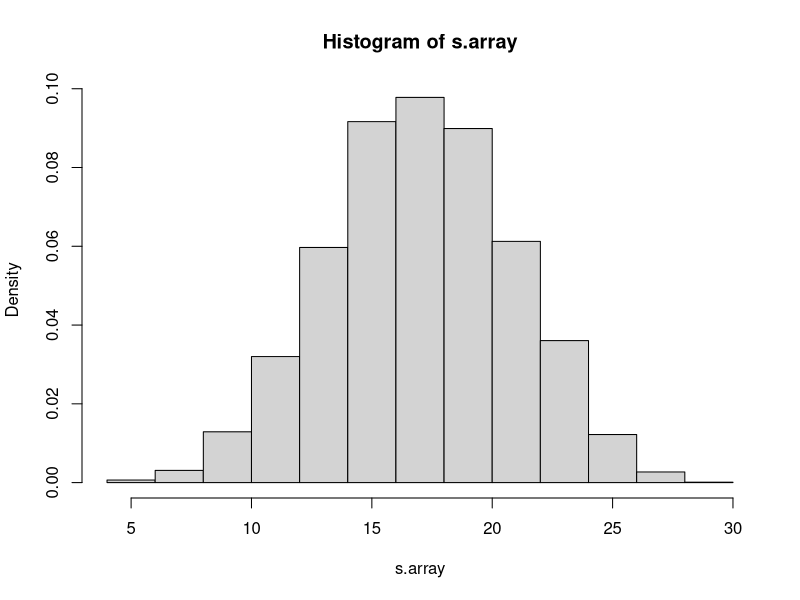
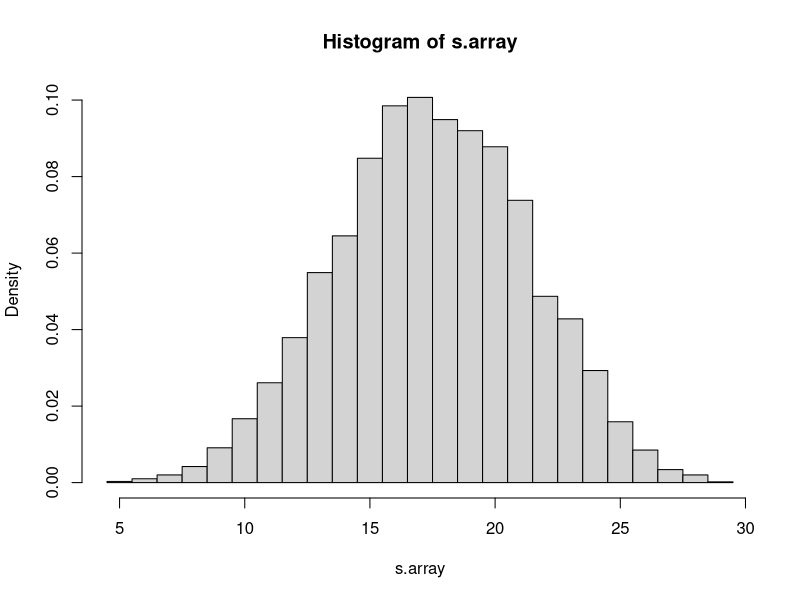

R code for these plots, in order:
die.toss <- sample(x=1:6, size=5, replace=TRUE, prob=rep(1/6,6));
sum(die.toss);

n.sim <- 10^4;
s.array <- rep(NA, n.sim);

for (i in 1:n.sim ) {
  die.toss <- sample(x=1:6, size=5, replace=TRUE, prob=rep(1/6,6))
  s.array[i] <- sum(die.toss)
#  print( c(i,die.toss))
}

s.array >= 25;

mean(s.array >= 25);

mean(s.array < 10);

hist(s.array, prob=T);
hist(s.array,prob=T, breaks=seq(4.5,30,1));






